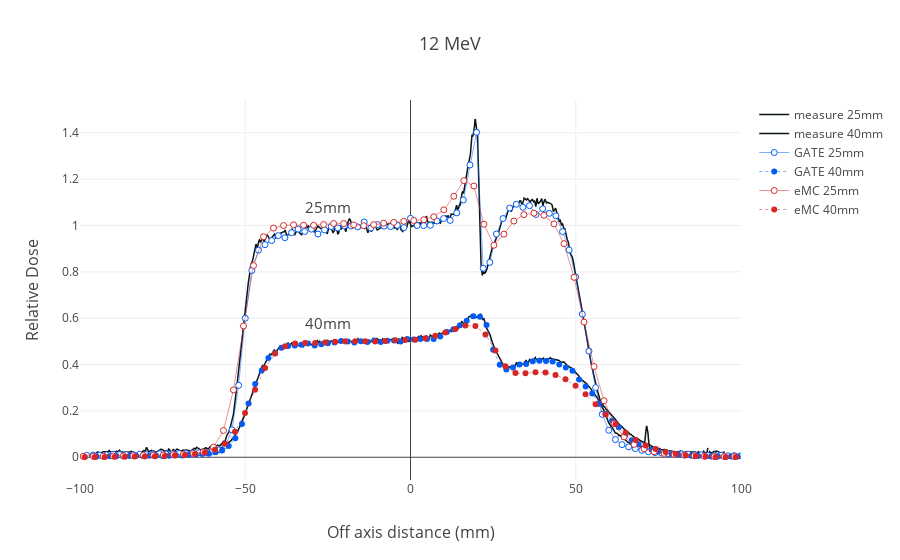

This figure's notebook cell:
### Code cell
# Plot profil or PDD with plotly      
trace1 = go.Scatter(
    x = mes1X,
    y = mes1Y,
    mode='line',
    name='measure '+depth1+'mm',
    line = dict(
        color = ('rgba(10, 20, 22, 10)'),
        width = 1.5,
    )
)

trace2 = go.Scatter(
    x = mes2X,
    y = mes2Y,
    mode='lines',
    name='measure '+depth2+'mm',
    line = dict(
        color = ('rgba(10, 20, 22, 10)'),
        width = 1.5,
        #dash = 'dot'
    ),
    showlegend = True
)


trace3 = go.Scatter(
    x = gate1X2,
    y = gate1Y2,
    mode='lines+markers',
    name='GATE '+depth1+'mm',
    line = dict(
        color = ('rgba(0, 92, 245, 100)'),
        width = 0.5,
        dash = 'line', 
         
    ),
    
    marker = dict(
        color= ('rgba(255, 255, 255, 100)'),
        line= dict(
            color = ('rgba(0, 92, 245, 100)'),
            width = 1     
                  )
            )
)

trace4 = go.Scatter(
    x = gate2X2,
    y = gate2Y2,
    mode='lines+markers',
    name='GATE '+depth2+'mm',
    line = dict(
        color = ('rgba(0, 92, 245, 100)'),
        width = 0.5,
        dash = 'dot', 
         
    ),
    showlegend = True
)

trace5 = go.Scatter(
    x = emc1X2,
    y = emc1Y2,
    mode='lines+markers',
    name='eMC '+depth1+'mm',
    line = dict(
        color = ('rgba(214, 39, 40, 100)'),
        width = 0.5,
        dash = 'line', 
         
    ),
    marker = dict(
        color= ('rgba(255, 255, 255, 100)'),
        line= dict(
            color = ('rgba(214, 39, 40, 100)'),
            width = 1     
                  )
    ),
)


trace6 = go.Scatter(
    x = emc2X2,
    y = emc2Y2,
    mode='lines+markers',
    name='eMC '+depth2+'mm',
    line = dict(
        color = ('rgba(214, 39, 40, 100)'),
        width = 0.5,
        dash = 'dot', 
         
    ),
    showlegend = True
)




layout1= go.Layout(
    title=energy+' MeV',
    titlefont=dict(size=18),
    xaxis=dict(
        range=[-100, 100],
        title='Off axis distance (mm)',
        titlefont=dict(
            size=16
        )
),      
    yaxis=dict(
        title='Relative Dose',
        titlefont=dict(
        size=16)
    ),
    
     annotations=[
        dict(
            x=-25,
            y=1.08,
            xref='gateX2',
            yref='gateY2',
            showarrow=False, 
            text= depth1 +'mm',
            font=dict(
            size=15,
            )
     ),
        dict(
            x=-25,
            y=0.58,
            xref='gateX2',
            yref='gateY2',
            showarrow=False, 
            text= depth2 +'mm',
            font=dict(
            size=15,
            )
     )              
    ],
    showlegend = True
    
)
data1 = [trace1, trace2, trace3, trace4, trace5, trace6]
fig1= go.Figure(data=data1, layout=layout1)
py.iplot(fig1, filename='plot_'+name1+name2, image='svg')
